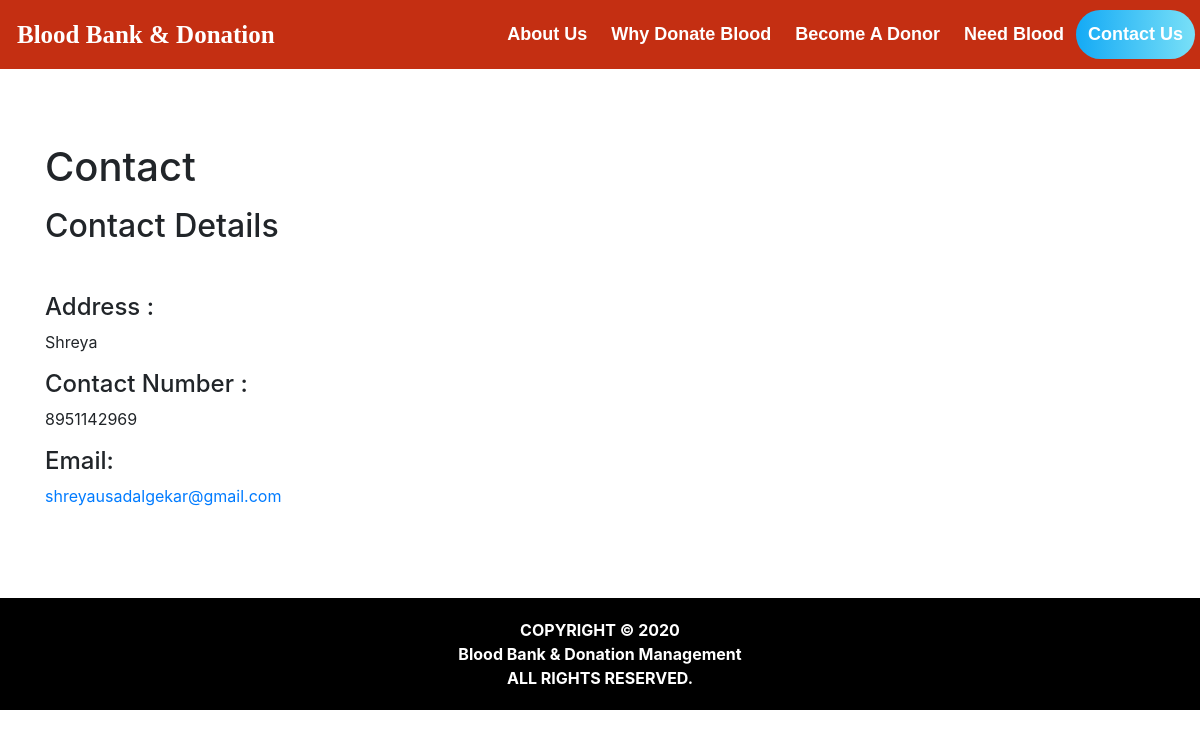
Page /contact_us.php on the committed database.
### tables this page shows
create table contact_info(
contact_id int auto_increment Not Null,
contact_address varchar(100) NOT NULL,
contact_mail varchar(50) NOT NULL,
contact_phone varchar(100) NOT NULL,
primary key(contact_id)
);

### contact_us.php (the view, shortened to what this page needs)
<html>
<head>
  <link rel="stylesheet" href="https://maxcdn.bootstrapcdn.com/bootstrap/4.5.2/css/bootstrap.min.css">
</head>
<body>
<?php $active ='contact'; include 'head.php'; ?>
<div id="page-container" style="margin-top:50px; position: relative;min-height: 84vh;">
  <div class="container">
    <div id="content-wrap" style="padding-bottom:50px;">
      <h1 class="mt-4 mb-3">Contact</h1>
      <div class="row">
        <div class="col-lg-4 mb-4">
          <h2>Contact Details</h2>
          <?php
            include 'conn.php';
            $sql = "SELECT * FROM contact_info";
            $result = mysqli_query($conn, $sql);
            if (mysqli_num_rows($result) > 0) {
                while ($row = mysqli_fetch_assoc($result)) { ?>
          <br>
          <p>
            <h4>Address :</h4><?php echo $row['contact_address']; ?>
          </p>
          <p>
            <h4>Contact Number :</h4><?php echo $row['contact_phone']; ?>
          </p>
          <p>
            <h4>Email: </h4><a href="mailto:<?php echo $row['contact_mail']; ?>"><?php echo $row['contact_mail']; ?></a>
          </p>
          <?php }
            } else {
              echo "<p>No contact information available.</p>";
            }
          ?>
        </div>
      </div>
    </div>
  </div>
<?php include 'footer.php'; ?>
</div>
</body>
</html>

### footer.php (style rules this page uses)
html, body { height: 100%; margin: 0; }
#page-container { display: flex; flex-direction: column; min-height: 100%; }

### rows in the picture
contact_info: contact_address "Shreya", contact_phone "8951142969", contact_mail "shreyausadalgekar@gmail.com"
